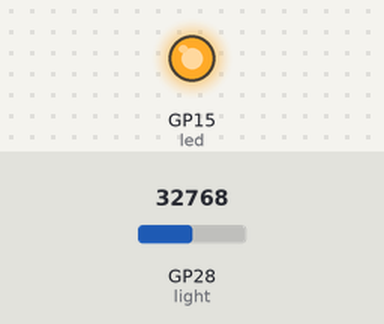
A program run on a simulated Raspberry Pi Pico running MicroPython. On the bench: output pins drawn as LEDs (lit = HIGH). Inputs (shaded band) come from the test bench; at power-on: GP28 (light) = 32768 (analog values on the 0–65535 scale). What the program prints to the serial console is not drawn.

Above: at 5.0 s.
At 15.0 s:
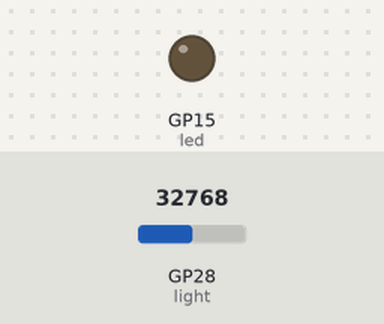
Timing chart, 0 to 26.0 s (numbered marks = the images above):
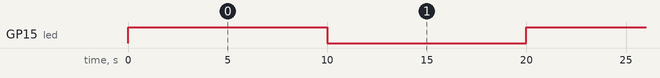

Measured:
- by itself, GP15 (led): alternates HIGH for 10.0 s and LOW for 10.0 s

The program:

lesson14_1-4.py
```python
from machine import Timer,Pin,ADC
import time

def fun10(t:Timer |None = None): # :Timer可省略(寫出來提醒自己); 若沒賦值的話預設為None
    print('10 seconds passed!')
    led.toggle() #toggle: 拴扣

led = Pin(15, Pin.OUT) #led(Pin的實體)要在fun10()之前, 因為fun10()內包含led
light = ADC(Pin(28)) #ADC的實體
timer10 = Timer(period=10000, mode=Timer.PERIODIC, callback= fun10)

fun10() #fun10()後執行一遍: 一開始熄燈10秒,就亮燈


while True:
    print(light.read_u16())
    time.sleep_ms(500)
 # read_u16(): read value, 0-65535 across voltage range 0.0v - 3.3v
```
